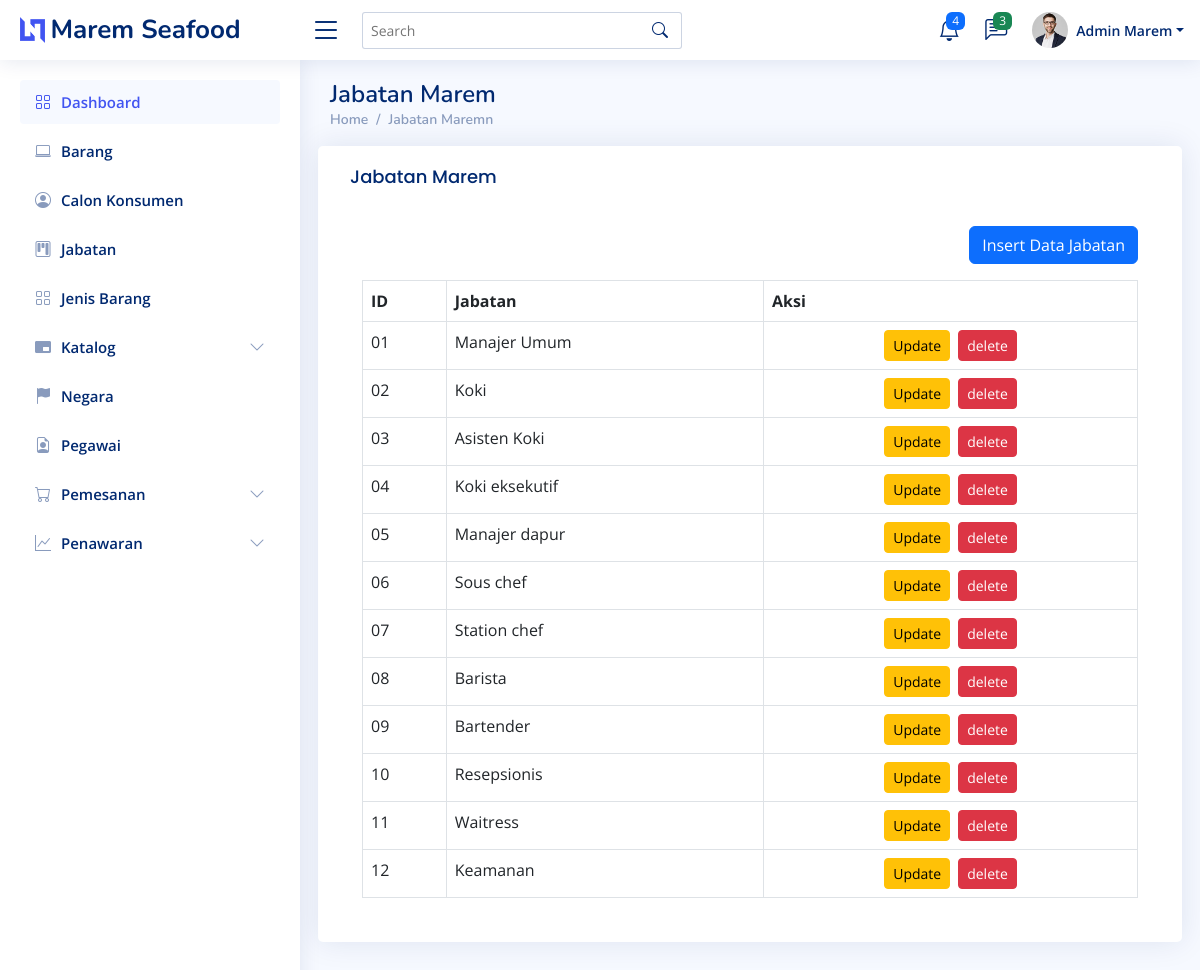
/jabatan.php, run on the app's committed database.
### tables this page shows
CREATE TABLE `jabatan` (
  `id_jabatan` char(2) NOT NULL,
  `nama_jabatan` varchar(30) NOT NULL
);

### db.php (called while the page is built, shortened)
<?php
class db
{
    public function __construct()
    {
        $host = "localhost";
        $dbname = "maremseafood";
        $username = "root";
        $password = "";
        $this->db = new PDO("mysql:host={$host};dbname={$dbname}", $username, $password);
    }
}
?>

### jabatan.php (the view, shortened to what this page needs)
<?php
require_once 'db.php';
class jabatan extends db
{
    public function show()
    {
        $data = $this->db->prepare("SELECT * FROM jabatan");
        try
        {
            $data->execute();
            $result = $data->fetchAll();
        }
        catch(PDOException $e)
        {
            print_r($e->getMessage());
        }
        return $result;
    }
}
$data = new jabatan;
?>
<!DOCTYPE html>
<html lang="en">
<head>
  <link href="vendor/bootstrap/css/bootstrap.min.css" rel="stylesheet">
  <link href="vendor/bootstrap-icons/bootstrap-icons.css" rel="stylesheet">
  <link href="vendor/boxicons/css/boxicons.min.css" rel="stylesheet">
  <link href="vendor/quill/quill.snow.css" rel="stylesheet">
  <link href="vendor/quill/quill.bubble.css" rel="stylesheet">
  <link href="vendor/remixicon/remixicon.css" rel="stylesheet">
  <link href="vendor/simple-datatables/style.css" rel="stylesheet">
  <link href="css/style.css" rel="stylesheet">
</head>
<body>
  <header id="header" class="header fixed-top d-flex align-items-center">
    <div class="d-flex align-items-center justify-content-between">
      <a href="index.html" class="logo d-flex align-items-center">
        <img src="img/logo.png" alt="">
        <span class="d-none d-lg-block">Marem Seafood</span>
      </a>
      <i class="bi bi-list toggle-sidebar-btn"></i>
    </div>
    <div class="search-bar">
      <form class="search-form d-flex align-items-center" method="POST" action="#">
        <input type="text" name="query" placeholder="Search" title="Enter search keyword">
        <button type="submit" title="Search"><i class="bi bi-search"></i></button>
      </form>
    </div>
    <nav class="header-nav ms-auto">
      <ul class="d-flex align-items-center">
        <li class="nav-item dropdown">
          <a class="nav-link nav-icon" href="#" data-bs-toggle="dropdown">
            <i class="bi bi-bell"></i>
            <span class="badge bg-primary badge-number">4</span>
          </a>
        </li>
        <li class="nav-item dropdown">
          <a class="nav-link nav-icon" href="#" data-bs-toggle="dropdown">
            <i class="bi bi-chat-left-text"></i>
            <span class="badge bg-success badge-number">3</span>
          </a>
        </li>
        <li class="nav-item dropdown pe-3">
          <a class="nav-link nav-profile d-flex align-items-center pe-0" href="#" data-bs-toggle="dropdown">
            <img src="img/profile-img.jpg" alt="Profile" class="rounded-circle">
            <span class="d-none d-md-block dropdown-toggle ps-2">Admin Marem</span>
          </a>
        </li>
      </ul>
    </nav>
  </header>
 <aside id="sidebar" class="sidebar">
<ul class="sidebar-nav" id="sidebar-nav">
  <li class="nav-item">
    <a class="nav-link" href="index.php">
      <i class="bi bi-grid"></i>
      <span>Dashboard</span>
    </a>
  </li>
  <li class="nav-item">
    <a class="nav-link collapsed" href="barang.php">
      <i class="bi bi-laptop"></i>
      <span>Barang</span>
    </a>
  </li>
  <li class="nav-item">
    <a class="nav-link collapsed " href="calon-konsumen.php">
      <i class="bi bi-person-circle"></i>
      <span>Calon Konsumen</span>
    </a>
  </li>
  <li class="nav-item">
    <a class="nav-link collapsed" href="jabatan.php">
      <i class="bi bi-kanban"></i>
      <span>Jabatan</span>
    </a>
  </li>
  <li class="nav-item">
    <a class="nav-link collapsed" href="jenis-barang.php">
      <i class="bi bi-grid"></i>
      <span>Jenis Barang</span>
    </a>
  </li>
  <li class="nav-item">
    <a class="nav-link collapsed" data-bs-target="#forms-nav" data-bs-toggle="collapse" href="#">
      <i class="bi bi-pip-fill"></i><span>Katalog</span><i class="bi bi-chevron-down ms-auto"></i>
    </a>
  </li>
  <li class="nav-item">
    <a class="nav-link collapsed" href="negara.php">
      <i class="bi bi-flag-fill"></i>
      <span>Negara</span>
    </a>
  </li>
  <li class="nav-item">
    <a class="nav-link collapsed" href="pegawai.php">
      <i class="bi bi-file-earmark-person "></i>
      <span>Pegawai</span>
    </a>
  </li>
  <li class="nav-item">
    <a class="nav-link collapsed" data-bs-target="#forms-nav" data-bs-toggle="collapse" href="#">
      <i class="bi bi-cart"></i><span>Pemesanan</span><i class="bi bi-chevron-down ms-auto"></i>
    </a>
  </li>
  <li class="nav-item">
    <a class="nav-link collapsed" data-bs-target="#forms-nav" data-bs-toggle="collapse" href="#">
      <i class="bi bi-graph-up"></i><span>Penawaran</span><i class="bi bi-chevron-down ms-auto"></i>
    </a>
  </li>
</ul>
</aside>
  <main id="main" class="main">
    <div class="pagetitle">
      <h1>Jabatan Marem</h1>
      <nav>
        <ol class="breadcrumb">
          <li class="breadcrumb-item"><a href="index.php">Home</a></li>
          <li class="breadcrumb-item"><a href="jabatan.php">Jabatan Maremn</li>
        </ol>
      </nav>
    </div>
    <section class="section dashboard">
      <div class="row">
          <div class="card">
            <div class="card-body">
              <h5 class="card-title">Jabatan Marem</h5>
              <div class="container-fluid my-4">
                    <div class="d-flex justify-content-end">
                        <a class="btn btn-primary mb-3" data-bs-toggle="modal" data-bs-target="#insert">Insert Data Jabatan</a>
                    </div>
    <thead>
                <table class="table table-bordered">
                <tr>
                   <th>ID</th>
                   <th>Jabatan</th>
                    <th>Aksi</th>
                </thead>
                <tbody>
                <?php foreach ($data->show() as $value): ?>
                                        <tr>
                                            <td><?= $value['id_jabatan'] ?></td>
                                            <td><?= $value['nama_jabatan'] ?></td>
                                            <td>
                                                <div class="d-flex justify-content-center">
                                                    <button class="btn btn-sm btn-warning mx-1" data-bs-toggle="modal" data-bs-target="#update<?php echo $value['id_jabatan']; ?>">Update</button>
                                                    <button class="btn btn-sm btn-danger mx-1" data-bs-toggle="modal" data-bs-target="#delete<?php echo $value['id_jabatan']; ?>">delete</button>
                                                </div>
                                            </td>
                                        </tr>
                                    <?php endforeach ?>
                </tbody>
</body>
</html>

### css/style.css (style rules this page uses)
:root { scroll-behavior: smooth; }
body { font-family: "Open Sans", sans-serif; background: #f6f9ff; color: #444444; }
a { color: #4154f1; text-decoration: none; }
h1, h2, h3, h4, h5, h6 { font-family: "Nunito", sans-serif; }
#main { margin-top: 60px; padding: 20px 30px; transition: all 0.3s; }
.pagetitle { margin-bottom: 10px; }
.pagetitle h1 { font-size: 24px; margin-bottom: 0; font-weight: 600; color: #012970; }
.card { margin-bottom: 30px; border: none; border-radius: 5px; box-shadow: 0px 0 30px rgba(1, 41, 112, 0.1); }
.card-title { padding: 20px 0 15px 0; font-size: 18px; font-weight: 500; color: #012970; font-family: "Poppins", sans-serif; }
.card-body { padding: 0 20px 20px 20px; }
.breadcrumb { font-size: 14px; font-family: "Nunito", sans-serif; color: #899bbd; font-weight: 600; }
.breadcrumb a { color: #899bbd; transition: 0.3s; }
.breadcrumb .breadcrumb-item::before { color: #899bbd; }
.logo { line-height: 1; }
@media (min-width: 1200px) { .logo { width: 280px; } }
.logo img { max-height: 26px; margin-right: 6px; }
.logo span { font-size: 26px; font-weight: 700; color: #012970; font-family: "Nunito", sans-serif; }
.header { transition: all 0.5s; z-index: 997; height: 60px; box-shadow: 0px 2px 20px rgba(1, 41, 112, 0.1); background-color: #fff; padding-left: 20px; }
.header .toggle-sidebar-btn { font-size: 32px; padding-left: 10px; cursor: pointer; color: #012970; }
.header .search-bar { min-width: 360px; padding: 0 20px; }
.header .search-form { width: 100%; }
.header .search-form input { border: 0; font-size: 14px; color: #012970; border: 1px solid rgba(1, 41, 112, 0.2); padding: 7px 38px 7px 8px; border-radius: 3px; transition: 0.3s; width: 100%; }
.header .search-form button { border: 0; padding: 0; margin-left: -30px; background: none; }
.header .search-form button i { color: #012970; }
.header-nav ul { list-style: none; }
.header-nav>ul { margin: 0; padding: 0; }
.header-nav .nav-icon { font-size: 22px; color: #012970; margin-right: 25px; position: relative; }
.header-nav .nav-profile { color: #012970; }
.header-nav .nav-profile img { max-height: 36px; }
.header-nav .nav-profile span { font-size: 14px; font-weight: 600; }
.header-nav .badge-number { position: absolute; inset: -2px -5px auto auto; font-weight: normal; font-size: 12px; padding: 3px 6px; }
.sidebar { position: fixed; top: 60px; left: 0; bottom: 0; width: 300px; z-index: 996; transition: all 0.3s; padding: 20px; overflow-y: auto; scrollbar-width: thin; scrollbar-color: #aab7cf transparent; box-shadow: 0px 0px 20px rgba(1, 41, 112, 0.1); background-color: #fff; }
@media (min-width: 1200px) { #main, #footer { margin-left: 300px; } }
.sidebar-nav { padding: 0; margin: 0; list-style: none; }
.sidebar-nav li { padding: 0; margin: 0; list-style: none; }
.sidebar-nav .nav-item { margin-bottom: 5px; }
.sidebar-nav .nav-link { display: flex; align-items: center; font-size: 15px; font-weight: 600; color: #4154f1; transition: 0.3; background: #f6f9ff; padding: 10px 15px; border-radius: 4px; }
.sidebar-nav .nav-link i { font-size: 16px; margin-right: 10px; color: #4154f1; }
.sidebar-nav .nav-link.collapsed { color: #012970; background: #fff; }
.sidebar-nav .nav-link.collapsed i { color: #899bbd; }
.sidebar-nav .nav-link .bi-chevron-down { margin-right: 0; transition: transform 0.2s ease-in-out; }

### data on the page
jabatan: id_jabatan "01", nama_jabatan "Manajer Umum"
jabatan: id_jabatan "02", nama_jabatan "Koki"
jabatan: id_jabatan "03", nama_jabatan "Asisten Koki"
jabatan: id_jabatan "04", nama_jabatan "Koki eksekutif"
jabatan: id_jabatan "05", nama_jabatan "Manajer dapur"
jabatan: id_jabatan "06", nama_jabatan "Sous chef"
jabatan: id_jabatan "07", nama_jabatan "Station chef"
jabatan: id_jabatan "08", nama_jabatan "Barista"
jabatan: id_jabatan "09", nama_jabatan "Bartender"
jabatan: id_jabatan "10", nama_jabatan "Resepsionis"
jabatan: id_jabatan "11", nama_jabatan "Waitress"
jabatan: id_jabatan "12", nama_jabatan "Keamanan"
